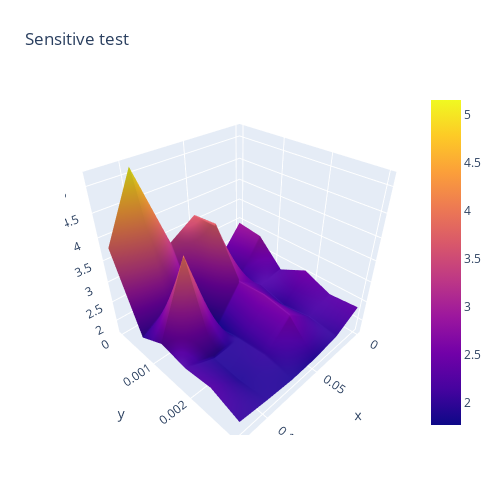

The cell this chart's notebook holds for it:
### Code cell
import plotly.graph_objects as go
import pandas as pd
import numpy as np

# z = z_data.values
sh_0, sh_1 = z.shape
rf, tc = np.linspace(0, 0.12, sh_0), np.linspace(0, 0.003, sh_1)
fig = go.Figure(data=[go.Surface(z=z, x=rf, y=tc)])
fig.update_layout(title='Sensitive test', autosize=True,
                  width=500, height=500,
                  margin=dict(l=65, r=50, b=65, t=90))
fig.show()

### Figure 1 — Plotly figure (JSON) as saved in the notebook; plotly's stock layout.template omitted (floating-point values rounded to 4 significant figures)
{"data": [{"type": "surface", "x": [0, 0.024, 0.048, 0.072, 0.096, 0.12], "y": [0, 0.0006, 0.0012, 0.0018, 0.0024, 0.003], "z": [[2.94, 2.21, 3.68, 3.29, 5.15, 3.78], [2.86, 2.01, 3.74, 1.97, 2.38, 1.98], [2.25, 2.17, 2.65, 1.77, 3.95, 2.3], [2.57, 1.98, 2.7, 1.96, 1.93, 2.19], [2.3, 2.09, 2.59, 2.02, 1.89, 2.27], [2.35, 2.01, 1.91, 1.89, 1.95, 2.03]]}], "layout": {"autosize": true, "height": 500, "margin": {"b": 65, "l": 65, "r": 50, "t": 90}, "title": {"text": "Sensitive test"}, "width": 500}}
